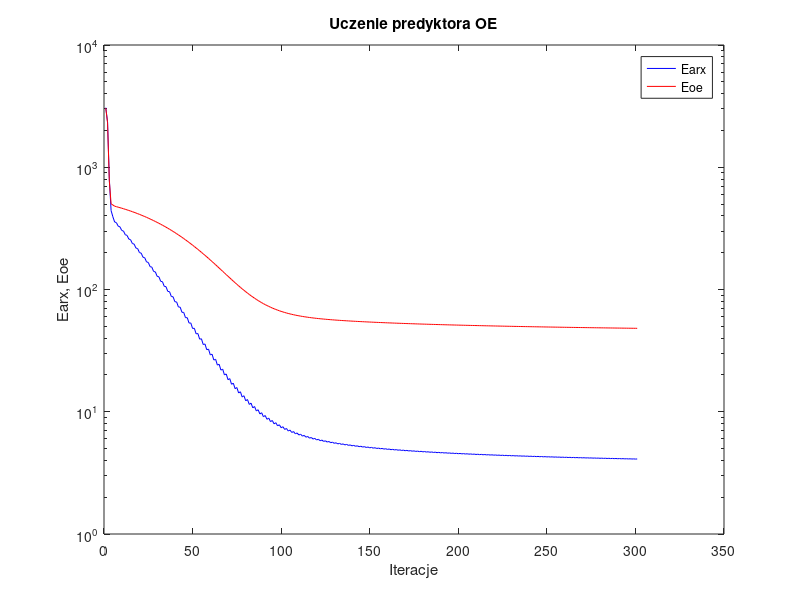
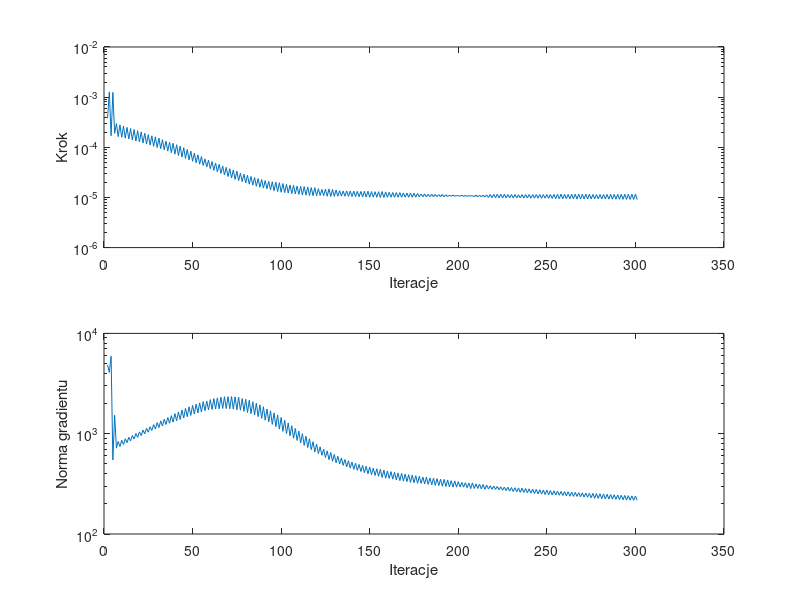

These figures' MATLAB source, in order:
%uczenie predyktora oe
clear all;
n=0; farx(n+1)=3.070771e+003; foe(n+1)=3.048622e+003; wspucz(n+1)=0.000000e+000; ng(n+1)=0.000000e+000;
n=1; farx(n+1)=2.347324e+003; foe(n+1)=2.318848e+003; krok(n+1)=3.794876e-004; ng(n+1)=4.864133e+003;
n=2; farx(n+1)=8.022563e+002; foe(n+1)=7.708538e+002; krok(n+1)=1.273916e-003; ng(n+1)=4.083186e+003;
n=3; farx(n+1)=4.422099e+002; foe(n+1)=5.028807e+002; krok(n+1)=1.701807e-004; ng(n+1)=5.916848e+003;
n=4; farx(n+1)=3.936784e+002; foe(n+1)=4.913956e+002; krok(n+1)=1.244450e-003; ng(n+1)=5.466159e+002;
n=5; farx(n+1)=3.567293e+002; foe(n+1)=4.803319e+002; krok(n+1)=1.897731e-004; ng(n+1)=1.527017e+003;
n=6; farx(n+1)=3.523270e+002; foe(n+1)=4.760263e+002; krok(n+1)=2.975925e-004; ng(n+1)=7.176250e+002;
n=7; farx(n+1)=3.297720e+002; foe(n+1)=4.714981e+002; krok(n+1)=1.635393e-004; ng(n+1)=8.368845e+002;
n=8; farx(n+1)=3.254300e+002; foe(n+1)=4.670479e+002; krok(n+1)=2.802141e-004; ng(n+1)=7.447444e+002;
n=9; farx(n+1)=3.043454e+002; foe(n+1)=4.623747e+002; krok(n+1)=1.581535e-004; ng(n+1)=8.592682e+002;
n=10; farx(n+1)=3.005342e+002; foe(n+1)=4.577875e+002; krok(n+1)=2.630324e-004; ng(n+1)=7.807841e+002;
n=11; farx(n+1)=2.807085e+002; foe(n+1)=4.529540e+002; krok(n+1)=1.522476e-004; ng(n+1)=8.893016e+002;
n=12; farx(n+1)=2.772468e+002; foe(n+1)=4.481954e+002; krok(n+1)=2.490925e-004; ng(n+1)=8.144737e+002;
n=13; farx(n+1)=2.586065e+002; foe(n+1)=4.431944e+002; krok(n+1)=1.462327e-004; ng(n+1)=9.215430e+002;
n=14; farx(n+1)=2.554737e+002; foe(n+1)=4.382626e+002; krok(n+1)=2.370496e-004; ng(n+1)=8.490099e+002;
n=15; farx(n+1)=2.379271e+002; foe(n+1)=4.330754e+002; krok(n+1)=1.398154e-004; ng(n+1)=9.611447e+002;
n=16; farx(n+1)=2.350976e+002; foe(n+1)=4.279700e+002; krok(n+1)=2.263251e-004; ng(n+1)=8.840276e+002;
n=17; farx(n+1)=2.185905e+002; foe(n+1)=4.225874e+002; krok(n+1)=1.330707e-004; ng(n+1)=1.006069e+003;
n=18; farx(n+1)=2.160163e+002; foe(n+1)=4.173039e+002; krok(n+1)=2.141893e-004; ng(n+1)=9.184948e+002;
n=19; farx(n+1)=2.005441e+002; foe(n+1)=4.117807e+002; krok(n+1)=1.275185e-004; ng(n+1)=1.041903e+003;
n=20; farx(n+1)=1.982867e+002; foe(n+1)=4.063517e+002; krok(n+1)=2.023685e-004; ng(n+1)=9.567335e+002;
n=21; farx(n+1)=1.837565e+002; foe(n+1)=4.006819e+002; krok(n+1)=1.218919e-004; ng(n+1)=1.086050e+003;
n=22; farx(n+1)=1.818190e+002; foe(n+1)=3.951291e+002; krok(n+1)=1.906226e-004; ng(n+1)=9.968330e+002;
n=23; farx(n+1)=1.682124e+002; foe(n+1)=3.893281e+002; krok(n+1)=1.161197e-004; ng(n+1)=1.133141e+003;
n=24; farx(n+1)=1.665179e+002; foe(n+1)=3.836494e+002; krok(n+1)=1.784716e-004; ng(n+1)=1.035380e+003;
n=25; farx(n+1)=1.538247e+002; foe(n+1)=3.777733e+002; krok(n+1)=1.112345e-004; ng(n+1)=1.171987e+003;
n=26; farx(n+1)=1.524037e+002; foe(n+1)=3.719983e+002; krok(n+1)=1.697983e-004; ng(n+1)=1.076901e+003;
n=27; farx(n+1)=1.405063e+002; foe(n+1)=3.659736e+002; krok(n+1)=1.046783e-004; ng(n+1)=1.232309e+003;
n=28; farx(n+1)=1.392470e+002; foe(n+1)=3.600803e+002; krok(n+1)=1.614953e-004; ng(n+1)=1.113365e+003;
n=29; farx(n+1)=1.281416e+002; foe(n+1)=3.539550e+002; krok(n+1)=9.881576e-005; ng(n+1)=1.288508e+003;
n=30; farx(n+1)=1.270473e+002; foe(n+1)=3.479654e+002; krok(n+1)=1.525061e-004; ng(n+1)=1.150793e+003;
n=31; farx(n+1)=1.166831e+002; foe(n+1)=3.417763e+002; krok(n+1)=9.371042e-005; ng(n+1)=1.341841e+003;
n=32; farx(n+1)=1.158008e+002; foe(n+1)=3.357388e+002; krok(n+1)=1.422016e-004; ng(n+1)=1.192787e+003;
n=33; farx(n+1)=1.061519e+002; foe(n+1)=3.295234e+002; krok(n+1)=8.904993e-005; ng(n+1)=1.392935e+003;
n=34; farx(n+1)=1.054763e+002; foe(n+1)=3.234606e+002; krok(n+1)=1.326035e-004; ng(n+1)=1.235902e+003;
n=35; farx(n+1)=9.652907e+001; foe(n+1)=3.172216e+002; krok(n+1)=8.388029e-005; ng(n+1)=1.447331e+003;
n=36; farx(n+1)=9.597640e+001; foe(n+1)=3.111043e+002; krok(n+1)=1.258386e-004; ng(n+1)=1.271977e+003;
n=37; farx(n+1)=8.767117e+001; foe(n+1)=3.048151e+002; krok(n+1)=7.818173e-005; ng(n+1)=1.513055e+003;
n=38; farx(n+1)=8.719996e+001; foe(n+1)=2.986321e+002; krok(n+1)=1.201924e-004; ng(n+1)=1.305985e+003;
n=39; farx(n+1)=7.946668e+001; foe(n+1)=2.922927e+002; krok(n+1)=7.286215e-005; ng(n+1)=1.587240e+003;
n=40; farx(n+1)=7.910416e+001; foe(n+1)=2.860901e+002; krok(n+1)=1.123699e-004; ng(n+1)=1.344778e+003;
n=41; farx(n+1)=7.195794e+001; foe(n+1)=2.797792e+002; krok(n+1)=6.836820e-005; ng(n+1)=1.649058e+003;
n=42; farx(n+1)=7.171502e+001; foe(n+1)=2.735822e+002; krok(n+1)=1.055848e-004; ng(n+1)=1.385259e+003;
n=43; farx(n+1)=6.507784e+001; foe(n+1)=2.672756e+002; krok(n+1)=6.386523e-005; ng(n+1)=1.721453e+003;
n=44; farx(n+1)=6.495802e+001; foe(n+1)=2.611201e+002; krok(n+1)=9.804597e-005; ng(n+1)=1.431500e+003;
n=45; farx(n+1)=5.881906e+001; foe(n+1)=2.548659e+002; krok(n+1)=5.985115e-005; ng(n+1)=1.789017e+003;
n=46; farx(n+1)=5.881442e+001; foe(n+1)=2.487775e+002; krok(n+1)=9.065052e-005; ng(n+1)=1.478201e+003;
n=47; farx(n+1)=5.315708e+001; foe(n+1)=2.425999e+002; krok(n+1)=5.595815e-005; ng(n+1)=1.854836e+003;
n=48; farx(n+1)=5.323437e+001; foe(n+1)=2.365814e+002; krok(n+1)=8.388029e-005; ng(n+1)=1.521249e+003;
n=49; farx(n+1)=4.801299e+001; foe(n+1)=2.305060e+002; krok(n+1)=5.256405e-005; ng(n+1)=1.917297e+003;
n=50; farx(n+1)=4.819220e+001; foe(n+1)=2.246127e+002; krok(n+1)=7.679143e-005; ng(n+1)=1.568692e+003;
n=51; farx(n+1)=4.339699e+001; foe(n+1)=2.186658e+002; krok(n+1)=4.924301e-005; ng(n+1)=1.974761e+003;
n=52; farx(n+1)=4.363874e+001; foe(n+1)=2.128928e+002; krok(n+1)=7.066590e-005; ng(n+1)=1.609537e+003;
n=53; farx(n+1)=3.923886e+001; foe(n+1)=2.070938e+002; krok(n+1)=4.614756e-005; ng(n+1)=2.029044e+003;
n=54; farx(n+1)=3.954108e+001; foe(n+1)=2.014664e+002; krok(n+1)=6.531497e-005; ng(n+1)=1.648300e+003;
n=55; farx(n+1)=3.547691e+001; foe(n+1)=1.958149e+002; krok(n+1)=4.334515e-005; ng(n+1)=2.088234e+003;
n=56; farx(n+1)=3.584176e+001; foe(n+1)=1.903878e+002; krok(n+1)=5.883434e-005; ng(n+1)=1.695199e+003;
n=57; farx(n+1)=3.215843e+001; foe(n+1)=1.849589e+002; krok(n+1)=4.073759e-005; ng(n+1)=2.116522e+003;
n=58; farx(n+1)=3.254699e+001; foe(n+1)=1.796931e+002; krok(n+1)=5.538211e-005; ng(n+1)=1.723401e+003;
n=59; farx(n+1)=2.917293e+001; foe(n+1)=1.744210e+002; krok(n+1)=3.750283e-005; ng(n+1)=2.184728e+003;
n=60; farx(n+1)=2.956270e+001; foe(n+1)=1.693258e+002; krok(n+1)=5.210339e-005; ng(n+1)=1.741670e+003;
n=61; farx(n+1)=2.648141e+001; foe(n+1)=1.642503e+002; krok(n+1)=3.473178e-005; ng(n+1)=2.241113e+003;
n=62; farx(n+1)=2.687157e+001; foe(n+1)=1.593606e+002; krok(n+1)=4.856864e-005; ng(n+1)=1.759149e+003;
n=63; farx(n+1)=2.408010e+001; foe(n+1)=1.545236e+002; krok(n+1)=3.223481e-005; ng(n+1)=2.277370e+003;
n=64; farx(n+1)=2.446026e+001; foe(n+1)=1.498467e+002; krok(n+1)=4.572173e-005; ng(n+1)=1.768446e+003;
n=65; farx(n+1)=2.191151e+001; foe(n+1)=1.452536e+002; krok(n+1)=3.012115e-005; ng(n+1)=2.313081e+003;
n=66; farx(n+1)=2.230650e+001; foe(n+1)=1.408514e+002; krok(n+1)=4.244958e-005; ng(n+1)=1.784821e+003;
n=67; farx(n+1)=1.999859e+001; foe(n+1)=1.365218e+002; krok(n+1)=2.801666e-005; ng(n+1)=2.335987e+003;
n=68; farx(n+1)=2.037958e+001; foe(n+1)=1.323753e+002; krok(n+1)=3.982214e-005; ng(n+1)=1.781856e+003;
n=69; farx(n+1)=1.829462e+001; foe(n+1)=1.283282e+002; krok(n+1)=2.617217e-005; ng(n+1)=2.343340e+003;
n=70; farx(n+1)=1.866566e+001; foe(n+1)=1.244544e+002; krok(n+1)=3.751011e-005; ng(n+1)=1.772780e+003;
n=71; farx(n+1)=1.678013e+001; foe(n+1)=1.206873e+002; krok(n+1)=2.443486e-005; ng(n+1)=2.347504e+003;
n=72; farx(n+1)=1.713785e+001; foe(n+1)=1.170955e+002; krok(n+1)=3.527374e-005; ng(n+1)=1.756062e+003;
n=73; farx(n+1)=1.544169e+001; foe(n+1)=1.136203e+002; krok(n+1)=2.286087e-005; ng(n+1)=2.334003e+003;
n=74; farx(n+1)=1.578295e+001; foe(n+1)=1.103061e+002; krok(n+1)=3.351433e-005; ng(n+1)=1.728094e+003;
n=75; farx(n+1)=1.423606e+001; foe(n+1)=1.071121e+002; krok(n+1)=2.167257e-005; ng(n+1)=2.318696e+003;
n=76; farx(n+1)=1.457388e+001; foe(n+1)=1.041218e+002; krok(n+1)=3.039896e-005; ng(n+1)=1.715056e+003;
n=77; farx(n+1)=1.320350e+001; foe(n+1)=1.012525e+002; krok(n+1)=2.067984e-005; ng(n+1)=2.242623e+003;
n=78; farx(n+1)=1.352170e+001; foe(n+1)=9.852945e+001; krok(n+1)=2.897758e-005; ng(n+1)=1.672530e+003;
n=79; farx(n+1)=1.229116e+001; foe(n+1)=9.592691e+001; krok(n+1)=1.943349e-005; ng(n+1)=2.203723e+003;
n=80; farx(n+1)=1.258825e+001; foe(n+1)=9.346043e+001; krok(n+1)=2.773752e-005; ng(n+1)=1.625463e+003;
n=81; farx(n+1)=1.147910e+001; foe(n+1)=9.111391e+001; krok(n+1)=1.840773e-005; ng(n+1)=2.155523e+003;
n=82; farx(n+1)=1.175983e+001; foe(n+1)=8.890623e+001; krok(n+1)=2.617217e-005; ng(n+1)=1.583060e+003;
n=83; farx(n+1)=1.076571e+001; foe(n+1)=8.681320e+001; krok(n+1)=1.758806e-005; ng(n+1)=2.084358e+003;
n=84; farx(n+1)=1.103224e+001; foe(n+1)=8.484768e+001; krok(n+1)=2.490114e-005; ng(n+1)=1.535814e+003;
n=85; farx(n+1)=1.014069e+001; foe(n+1)=8.298278e+001; krok(n+1)=1.672925e-005; ng(n+1)=2.016915e+003;
n=86; farx(n+1)=1.038842e+001; foe(n+1)=8.123573e+001; krok(n+1)=2.382783e-005; ng(n+1)=1.479102e+003;
n=87; farx(n+1)=9.589918e+000; foe(n+1)=7.958366e+001; krok(n+1)=1.597838e-005; ng(n+1)=1.940645e+003;
n=88; farx(n+1)=9.818921e+000; foe(n+1)=7.803779e+001; krok(n+1)=2.279861e-005; ng(n+1)=1.421096e+003;
n=89; farx(n+1)=9.103926e+000; foe(n+1)=7.658234e+001; krok(n+1)=1.535224e-005; ng(n+1)=1.856275e+003;
n=90; farx(n+1)=9.315013e+000; foe(n+1)=7.522147e+001; krok(n+1)=2.170937e-005; ng(n+1)=1.363774e+003;
n=91; farx(n+1)=8.674239e+000; foe(n+1)=7.394723e+001; krok(n+1)=1.490654e-005; ng(n+1)=1.761764e+003;
n=92; farx(n+1)=8.875386e+000; foe(n+1)=7.275670e+001; krok(n+1)=2.092147e-005; ng(n+1)=1.310451e+003;
n=93; farx(n+1)=8.302164e+000; foe(n+1)=7.163314e+001; krok(n+1)=1.416371e-005; ng(n+1)=1.688471e+003;
n=94; farx(n+1)=8.483478e+000; foe(n+1)=7.058034e+001; krok(n+1)=2.063495e-005; ng(n+1)=1.237652e+003;
n=95; farx(n+1)=7.967158e+000; foe(n+1)=6.959199e+001; krok(n+1)=1.358646e-005; ng(n+1)=1.613334e+003;
n=96; farx(n+1)=8.134990e+000; foe(n+1)=6.866959e+001; krok(n+1)=2.018691e-005; ng(n+1)=1.174628e+003;
n=97; farx(n+1)=7.669941e+000; foe(n+1)=6.780132e+001; krok(n+1)=1.304922e-005; ng(n+1)=1.537663e+003;
n=98; farx(n+1)=7.822664e+000; foe(n+1)=6.699314e+001; krok(n+1)=1.964039e-005; ng(n+1)=1.110893e+003;
n=99; farx(n+1)=7.404017e+000; foe(n+1)=6.623619e+001; krok(n+1)=1.270754e-005; ng(n+1)=1.450436e+003;
n=100; farx(n+1)=7.545343e+000; foe(n+1)=6.553214e+001; krok(n+1)=1.895924e-005; ng(n+1)=1.054339e+003;
n=101; farx(n+1)=7.167469e+000; foe(n+1)=6.487289e+001; krok(n+1)=1.245057e-005; ng(n+1)=1.363372e+003;
n=102; farx(n+1)=7.299122e+000; foe(n+1)=6.426026e+001; krok(n+1)=1.825798e-005; ng(n+1)=1.002470e+003;
n=103; farx(n+1)=6.957921e+000; foe(n+1)=6.368566e+001; krok(n+1)=1.222055e-005; ng(n+1)=1.278656e+003;
n=104; farx(n+1)=7.080424e+000; foe(n+1)=6.315063e+001; krok(n+1)=1.771309e-005; ng(n+1)=9.517259e+002;
n=105; farx(n+1)=6.771993e+000; foe(n+1)=6.264769e+001; krok(n+1)=1.195078e-005; ng(n+1)=1.201271e+003;
n=106; farx(n+1)=6.884867e+000; foe(n+1)=6.217754e+001; krok(n+1)=1.734391e-005; ng(n+1)=9.005393e+002;
n=107; farx(n+1)=6.603528e+000; foe(n+1)=6.173577e+001; krok(n+1)=1.176389e-005; ng(n+1)=1.129445e+003;
n=108; farx(n+1)=6.709552e+000; foe(n+1)=6.132368e+001; krok(n+1)=1.684728e-005; ng(n+1)=8.570402e+002;
n=109; farx(n+1)=6.454379e+000; foe(n+1)=6.093457e+001; krok(n+1)=1.151293e-005; ng(n+1)=1.060697e+003;
n=110; farx(n+1)=6.552038e+000; foe(n+1)=6.056905e+001; krok(n+1)=1.668452e-005; ng(n+1)=8.088648e+002;
n=111; farx(n+1)=6.318674e+000; foe(n+1)=6.022397e+001; krok(n+1)=1.127096e-005; ng(n+1)=1.000569e+003;
n=112; farx(n+1)=6.409474e+000; foe(n+1)=5.989917e+001; krok(n+1)=1.649003e-005; ng(n+1)=7.652824e+002;
n=113; farx(n+1)=6.194646e+000; foe(n+1)=5.959191e+001; krok(n+1)=1.109569e-005; ng(n+1)=9.440220e+002;
n=114; farx(n+1)=6.280272e+000; foe(n+1)=5.930310e+001; krok(n+1)=1.621284e-005; ng(n+1)=7.275593e+002;
n=115; farx(n+1)=6.081777e+000; foe(n+1)=5.902831e+001; krok(n+1)=1.095376e-005; ng(n+1)=8.907971e+002;
n=116; farx(n+1)=6.161797e+000; foe(n+1)=5.877031e+001; krok(n+1)=1.573332e-005; ng(n+1)=6.930612e+002;
n=117; farx(n+1)=5.980447e+000; foe(n+1)=5.852529e+001; krok(n+1)=1.085468e-005; ng(n+1)=8.317040e+002;
n=118; farx(n+1)=6.055346e+000; foe(n+1)=5.829203e+001; krok(n+1)=1.568168e-005; ng(n+1)=6.568620e+002;
n=119; farx(n+1)=5.884561e+000; foe(n+1)=5.807012e+001; krok(n+1)=1.083629e-005; ng(n+1)=7.887339e+002;
n=120; farx(n+1)=5.956565e+000; foe(n+1)=5.786125e+001; krok(n+1)=1.490654e-005; ng(n+1)=6.339081e+002;
n=121; farx(n+1)=5.798367e+000; foe(n+1)=5.766175e+001; krok(n+1)=1.095376e-005; ng(n+1)=7.395490e+002;
n=122; farx(n+1)=5.867414e+000; foe(n+1)=5.747232e+001; krok(n+1)=1.445172e-005; ng(n+1)=6.096775e+002;
n=123; farx(n+1)=5.721268e+000; foe(n+1)=5.729066e+001; krok(n+1)=1.085468e-005; ng(n+1)=7.004914e+002;
n=124; farx(n+1)=5.786873e+000; foe(n+1)=5.711611e+001; krok(n+1)=1.460917e-005; ng(n+1)=5.795310e+002;
n=125; farx(n+1)=5.649679e+000; foe(n+1)=5.694788e+001; krok(n+1)=1.057446e-005; ng(n+1)=6.747165e+002;
n=126; farx(n+1)=5.711720e+000; foe(n+1)=5.678594e+001; krok(n+1)=1.476011e-005; ng(n+1)=5.510138e+002;
n=127; farx(n+1)=5.581391e+000; foe(n+1)=5.662959e+001; krok(n+1)=1.046074e-005; ng(n+1)=6.506465e+002;
n=128; farx(n+1)=5.640758e+000; foe(n+1)=5.647999e+001; krok(n+1)=1.438760e-005; ng(n+1)=5.308796e+002;
n=129; farx(n+1)=5.518138e+000; foe(n+1)=5.633556e+001; krok(n+1)=1.051121e-005; ng(n+1)=6.217361e+002;
n=130; farx(n+1)=5.575254e+000; foe(n+1)=5.619660e+001; krok(n+1)=1.404624e-005; ng(n+1)=5.128930e+002;
n=131; farx(n+1)=5.458848e+000; foe(n+1)=5.606229e+001; krok(n+1)=1.061240e-005; ng(n+1)=5.956948e+002;
n=132; farx(n+1)=5.514468e+000; foe(n+1)=5.593290e+001; krok(n+1)=1.361415e-005; ng(n+1)=4.991431e+002;
n=133; farx(n+1)=5.404473e+000; foe(n+1)=5.580738e+001; krok(n+1)=1.066004e-005; ng(n+1)=5.712776e+002;
n=134; farx(n+1)=5.458413e+000; foe(n+1)=5.568574e+001; krok(n+1)=1.346311e-005; ng(n+1)=4.837867e+002;
n=135; farx(n+1)=5.354056e+000; foe(n+1)=5.556737e+001; krok(n+1)=1.057446e-005; ng(n+1)=5.521539e+002;
n=136; farx(n+1)=5.406220e+000; foe(n+1)=5.545219e+001; krok(n+1)=1.350026e-005; ng(n+1)=4.677077e+002;
n=137; farx(n+1)=5.306335e+000; foe(n+1)=5.533981e+001; krok(n+1)=1.046329e-005; ng(n+1)=5.370691e+002;
n=138; farx(n+1)=5.356822e+000; foe(n+1)=5.523048e+001; krok(n+1)=1.342816e-005; ng(n+1)=4.539526e+002;
n=139; farx(n+1)=5.261472e+000; foe(n+1)=5.512368e+001; krok(n+1)=1.039083e-005; ng(n+1)=5.215087e+002;
n=140; farx(n+1)=5.310316e+000; foe(n+1)=5.501948e+001; krok(n+1)=1.338683e-005; ng(n+1)=4.407261e+002;
n=141; farx(n+1)=5.218516e+000; foe(n+1)=5.491763e+001; krok(n+1)=1.038706e-005; ng(n+1)=5.072892e+002;
n=142; farx(n+1)=5.266403e+000; foe(n+1)=5.481840e+001; krok(n+1)=1.321254e-005; ng(n+1)=4.311771e+002;
n=143; farx(n+1)=5.178422e+000; foe(n+1)=5.472107e+001; krok(n+1)=1.034570e-005; ng(n+1)=4.940578e+002;
n=144; farx(n+1)=5.225039e+000; foe(n+1)=5.462599e+001; krok(n+1)=1.317649e-005; ng(n+1)=4.201575e+002;
n=145; farx(n+1)=5.140744e+000; foe(n+1)=5.453261e+001; krok(n+1)=1.023989e-005; ng(n+1)=4.826965e+002;
n=146; farx(n+1)=5.186020e+000; foe(n+1)=5.444108e+001; krok(n+1)=1.328171e-005; ng(n+1)=4.081884e+002;
n=147; farx(n+1)=5.104564e+000; foe(n+1)=5.435108e+001; krok(n+1)=1.013760e-005; ng(n+1)=4.735227e+002;
n=148; farx(n+1)=5.148767e+000; foe(n+1)=5.426297e+001; krok(n+1)=1.328171e-005; ng(n+1)=3.984391e+002;
n=149; farx(n+1)=5.069907e+000; foe(n+1)=5.417619e+001; krok(n+1)=1.009346e-005; ng(n+1)=4.642815e+002;
n=150; farx(n+1)=5.112832e+000; foe(n+1)=5.409135e+001; krok(n+1)=1.308609e-005; ng(n+1)=3.904388e+002;
n=151; farx(n+1)=5.036888e+000; foe(n+1)=5.400797e+001; krok(n+1)=1.015216e-005; ng(n+1)=4.533560e+002;
n=152; farx(n+1)=5.079222e+000; foe(n+1)=5.392620e+001; krok(n+1)=1.302585e-005; ng(n+1)=3.834974e+002;
n=153; farx(n+1)=5.005599e+000; foe(n+1)=5.384550e+001; krok(n+1)=1.009346e-005; ng(n+1)=4.468140e+002;
n=154; farx(n+1)=5.047168e+000; foe(n+1)=5.376645e+001; krok(n+1)=1.302585e-005; ng(n+1)=3.759449e+002;
n=155; farx(n+1)=4.976201e+000; foe(n+1)=5.368821e+001; krok(n+1)=9.955536e-006; ng(n+1)=4.409185e+002;
n=156; farx(n+1)=5.016206e+000; foe(n+1)=5.361131e+001; krok(n+1)=1.308609e-005; ng(n+1)=3.659791e+002;
n=157; farx(n+1)=4.947390e+000; foe(n+1)=5.353557e+001; krok(n+1)=9.955536e-006; ng(n+1)=4.336838e+002;
n=158; farx(n+1)=4.986354e+000; foe(n+1)=5.346113e+001; krok(n+1)=1.290553e-005; ng(n+1)=3.599682e+002;
n=159; farx(n+1)=4.919304e+000; foe(n+1)=5.338794e+001; krok(n+1)=1.009346e-005; ng(n+1)=4.250685e+002;
n=160; farx(n+1)=4.958106e+000; foe(n+1)=5.331612e+001; krok(n+1)=1.265721e-005; ng(n+1)=3.575610e+002;
n=161; farx(n+1)=4.893079e+000; foe(n+1)=5.324513e+001; krok(n+1)=1.009346e-005; ng(n+1)=4.186558e+002;
n=162; farx(n+1)=4.930964e+000; foe(n+1)=5.317539e+001; krok(n+1)=1.255575e-005; ng(n+1)=3.518964e+002;
n=163; farx(n+1)=4.867938e+000; foe(n+1)=5.310650e+001; krok(n+1)=1.010255e-005; ng(n+1)=4.121006e+002;
n=164; farx(n+1)=4.904977e+000; foe(n+1)=5.303872e+001; krok(n+1)=1.248325e-005; ng(n+1)=3.463950e+002;
n=165; farx(n+1)=4.843868e+000; foe(n+1)=5.297177e+001; krok(n+1)=1.008355e-005; ng(n+1)=4.062970e+002;
n=166; farx(n+1)=4.880125e+000; foe(n+1)=5.290578e+001; krok(n+1)=1.248325e-005; ng(n+1)=3.405810e+002;
n=167; farx(n+1)=4.820353e+000; foe(n+1)=5.284058e+001; krok(n+1)=1.009346e-005; ng(n+1)=4.017884e+002;
n=168; farx(n+1)=4.855900e+000; foe(n+1)=5.277647e+001; krok(n+1)=1.229246e-005; ng(n+1)=3.371272e+002;
n=169; farx(n+1)=4.797868e+000; foe(n+1)=5.271313e+001; krok(n+1)=1.015216e-005; ng(n+1)=3.950762e+002;
n=170; farx(n+1)=4.832825e+000; foe(n+1)=5.265074e+001; krok(n+1)=1.221656e-005; ng(n+1)=3.331050e+002;
n=171; farx(n+1)=4.776482e+000; foe(n+1)=5.258902e+001; krok(n+1)=1.010485e-005; ng(n+1)=3.904984e+002;
n=172; farx(n+1)=4.810684e+000; foe(n+1)=5.252813e+001; krok(n+1)=1.226836e-005; ng(n+1)=3.273681e+002;
n=173; farx(n+1)=4.755453e+000; foe(n+1)=5.246788e+001; krok(n+1)=1.009346e-005; ng(n+1)=3.871542e+002;
n=174; farx(n+1)=4.788939e+000; foe(n+1)=5.240859e+001; krok(n+1)=1.209645e-005; ng(n+1)=3.241839e+002;
n=175; farx(n+1)=4.735303e+000; foe(n+1)=5.234996e+001; krok(n+1)=1.014423e-005; ng(n+1)=3.813056e+002;
n=176; farx(n+1)=4.767977e+000; foe(n+1)=5.229213e+001; krok(n+1)=1.197415e-005; ng(n+1)=3.202750e+002;
n=177; farx(n+1)=4.715338e+000; foe(n+1)=5.223502e+001; krok(n+1)=1.029142e-005; ng(n+1)=3.758162e+002;
n=178; farx(n+1)=4.747643e+000; foe(n+1)=5.217877e+001; krok(n+1)=1.168144e-005; ng(n+1)=3.199368e+002;
n=179; farx(n+1)=4.696702e+000; foe(n+1)=5.212314e+001; krok(n+1)=1.033992e-005; ng(n+1)=3.696115e+002;
n=180; farx(n+1)=4.728530e+000; foe(n+1)=5.206818e+001; krok(n+1)=1.176389e-005; ng(n+1)=3.153159e+002;
n=181; farx(n+1)=4.678367e+000; foe(n+1)=5.201373e+001; krok(n+1)=1.029142e-005; ng(n+1)=3.684182e+002;
n=182; farx(n+1)=4.709375e+000; foe(n+1)=5.196009e+001; krok(n+1)=1.155324e-005; ng(n+1)=3.126349e+002;
n=183; farx(n+1)=4.660746e+000; foe(n+1)=5.190703e+001; krok(n+1)=1.039083e-005; ng(n+1)=3.619733e+002;
n=184; farx(n+1)=4.691358e+000; foe(n+1)=5.185462e+001; krok(n+1)=1.157184e-005; ng(n+1)=3.092377e+002;
n=185; farx(n+1)=4.643624e+000; foe(n+1)=5.180270e+001; krok(n+1)=1.034200e-005; ng(n+1)=3.601846e+002;
n=186; farx(n+1)=4.673628e+000; foe(n+1)=5.175147e+001; krok(n+1)=1.149974e-005; ng(n+1)=3.060852e+002;
n=187; farx(n+1)=4.626903e+000; foe(n+1)=5.170074e+001; krok(n+1)=1.038706e-005; ng(n+1)=3.564553e+002;
n=188; farx(n+1)=4.656329e+000; foe(n+1)=5.165068e+001; krok(n+1)=1.136531e-005; ng(n+1)=3.038368e+002;
n=189; farx(n+1)=4.610972e+000; foe(n+1)=5.160110e+001; krok(n+1)=1.039083e-005; ng(n+1)=3.518734e+002;
n=190; farx(n+1)=4.639807e+000; foe(n+1)=5.155209e+001; krok(n+1)=1.142512e-005; ng(n+1)=2.993309e+002;
n=191; farx(n+1)=4.595137e+000; foe(n+1)=5.150355e+001; krok(n+1)=1.038706e-005; ng(n+1)=3.503773e+002;
n=192; farx(n+1)=4.623438e+000; foe(n+1)=5.145564e+001; krok(n+1)=1.127096e-005; ng(n+1)=2.975872e+002;
n=193; farx(n+1)=4.579910e+000; foe(n+1)=5.140819e+001; krok(n+1)=1.044207e-005; ng(n+1)=3.456305e+002;
n=194; farx(n+1)=4.607494e+000; foe(n+1)=5.136130e+001; krok(n+1)=1.115447e-005; ng(n+1)=2.946244e+002;
n=195; farx(n+1)=4.564935e+000; foe(n+1)=5.131488e+001; krok(n+1)=1.055114e-005; ng(n+1)=3.406492e+002;
n=196; farx(n+1)=4.592257e+000; foe(n+1)=5.126900e+001; krok(n+1)=1.109774e-005; ng(n+1)=2.930598e+002;
n=197; farx(n+1)=4.550187e+000; foe(n+1)=5.122354e+001; krok(n+1)=1.061240e-005; ng(n+1)=3.386979e+002;
n=198; farx(n+1)=4.577061e+000; foe(n+1)=5.117864e+001; krok(n+1)=1.085468e-005; ng(n+1)=2.930847e+002;
n=199; farx(n+1)=4.535724e+000; foe(n+1)=5.113415e+001; krok(n+1)=1.083629e-005; ng(n+1)=3.328271e+002;
n=200; farx(n+1)=4.562212e+000; foe(n+1)=5.109016e+001; krok(n+1)=1.057446e-005; ng(n+1)=2.941556e+002;
n=201; farx(n+1)=4.521839e+000; foe(n+1)=5.104654e+001; krok(n+1)=1.103022e-005; ng(n+1)=3.268740e+002;
n=202; farx(n+1)=4.548125e+000; foe(n+1)=5.100341e+001; krok(n+1)=1.051121e-005; ng(n+1)=2.933242e+002;
n=203; farx(n+1)=4.508680e+000; foe(n+1)=5.096067e+001; krok(n+1)=1.095389e-005; ng(n+1)=3.247204e+002;
n=204; farx(n+1)=4.534332e+000; foe(n+1)=5.091842e+001; krok(n+1)=1.052798e-005; ng(n+1)=2.890947e+002;
n=205; farx(n+1)=4.495999e+000; foe(n+1)=5.087653e+001; krok(n+1)=1.085468e-005; ng(n+1)=3.222789e+002;
n=206; farx(n+1)=4.521178e+000; foe(n+1)=5.083512e+001; krok(n+1)=1.071362e-005; ng(n+1)=2.834914e+002;
n=207; farx(n+1)=4.482924e+000; foe(n+1)=5.079406e+001; krok(n+1)=1.083629e-005; ng(n+1)=3.233329e+002;
n=208; farx(n+1)=4.507576e+000; foe(n+1)=5.075344e+001; krok(n+1)=1.039083e-005; ng(n+1)=2.844317e+002;
n=209; farx(n+1)=4.470210e+000; foe(n+1)=5.071312e+001; krok(n+1)=1.113124e-005; ng(n+1)=3.157629e+002;
n=210; farx(n+1)=4.494762e+000; foe(n+1)=5.067323e+001; krok(n+1)=1.029142e-005; ng(n+1)=2.847932e+002;
n=211; farx(n+1)=4.458156e+000; foe(n+1)=5.063369e+001; krok(n+1)=1.109569e-005; ng(n+1)=3.137914e+002;
n=212; farx(n+1)=4.482239e+000; foe(n+1)=5.059456e+001; krok(n+1)=1.029142e-005; ng(n+1)=2.816899e+002;
n=213; farx(n+1)=4.446385e+000; foe(n+1)=5.055577e+001; krok(n+1)=1.106017e-005; ng(n+1)=3.117833e+002;
n=214; farx(n+1)=4.469872e+000; foe(n+1)=5.051739e+001; krok(n+1)=1.023989e-005; ng(n+1)=2.785539e+002;
n=215; farx(n+1)=4.434335e+000; foe(n+1)=5.047930e+001; krok(n+1)=1.126542e-005; ng(n+1)=3.083202e+002;
n=216; farx(n+1)=4.457600e+000; foe(n+1)=5.044153e+001; krok(n+1)=9.975945e-006; ng(n+1)=2.806516e+002;
n=217; farx(n+1)=4.422876e+000; foe(n+1)=5.040403e+001; krok(n+1)=1.144248e-005; ng(n+1)=3.030581e+002;
n=218; farx(n+1)=4.445760e+000; foe(n+1)=5.036692e+001; krok(n+1)=9.888364e-006; ng(n+1)=2.793136e+002;
n=219; farx(n+1)=4.411624e+000; foe(n+1)=5.033007e+001; krok(n+1)=1.153689e-005; ng(n+1)=2.999640e+002;
n=220; farx(n+1)=4.434227e+000; foe(n+1)=5.029359e+001; krok(n+1)=9.820196e-006; ng(n+1)=2.783336e+002;
n=221; farx(n+1)=4.400724e+000; foe(n+1)=5.025738e+001; krok(n+1)=1.155377e-005; ng(n+1)=2.976420e+002;
n=222; farx(n+1)=4.422910e+000; foe(n+1)=5.022155e+001; krok(n+1)=9.772716e-006; ng(n+1)=2.761668e+002;
n=223; farx(n+1)=4.390141e+000; foe(n+1)=5.018597e+001; krok(n+1)=1.155324e-005; ng(n+1)=2.950378e+002;
n=224; farx(n+1)=4.411885e+000; foe(n+1)=5.015079e+001; krok(n+1)=9.772716e-006; ng(n+1)=2.731031e+002;
n=225; farx(n+1)=4.379693e+000; foe(n+1)=5.011584e+001; krok(n+1)=1.155324e-005; ng(n+1)=2.931031e+002;
n=226; farx(n+1)=4.401224e+000; foe(n+1)=5.008128e+001; krok(n+1)=9.809075e-006; ng(n+1)=2.709787e+002;
n=227; farx(n+1)=4.369591e+000; foe(n+1)=5.004700e+001; krok(n+1)=1.142512e-005; ng(n+1)=2.928126e+002;
n=228; farx(n+1)=4.390631e+000; foe(n+1)=5.001307e+001; krok(n+1)=9.806150e-006; ng(n+1)=2.676124e+002;
n=229; farx(n+1)=4.359610e+000; foe(n+1)=4.997937e+001; krok(n+1)=1.143043e-005; ng(n+1)=2.905392e+002;
n=230; farx(n+1)=4.380340e+000; foe(n+1)=4.994604e+001; krok(n+1)=9.820196e-006; ng(n+1)=2.651806e+002;
n=231; farx(n+1)=4.349749e+000; foe(n+1)=4.991294e+001; krok(n+1)=1.141354e-005; ng(n+1)=2.893787e+002;
n=232; farx(n+1)=4.370251e+000; foe(n+1)=4.988015e+001; krok(n+1)=9.809075e-006; ng(n+1)=2.636685e+002;
n=233; farx(n+1)=4.340254e+000; foe(n+1)=4.984763e+001; krok(n+1)=1.133131e-005; ng(n+1)=2.881988e+002;
n=234; farx(n+1)=4.360284e+000; foe(n+1)=4.981542e+001; krok(n+1)=9.808732e-006; ng(n+1)=2.603464e+002;
n=235; farx(n+1)=4.330734e+000; foe(n+1)=4.978343e+001; krok(n+1)=1.138585e-005; ng(n+1)=2.859841e+002;
n=236; farx(n+1)=4.350546e+000; foe(n+1)=4.975173e+001; krok(n+1)=9.766516e-006; ng(n+1)=2.593202e+002;
n=237; farx(n+1)=4.321463e+000; foe(n+1)=4.972027e+001; krok(n+1)=1.138585e-005; ng(n+1)=2.843237e+002;
n=238; farx(n+1)=4.340944e+000; foe(n+1)=4.968908e+001; krok(n+1)=9.722265e-006; ng(n+1)=2.575628e+002;
n=239; farx(n+1)=4.312371e+000; foe(n+1)=4.965811e+001; krok(n+1)=1.141354e-005; ng(n+1)=2.820798e+002;
n=240; farx(n+1)=4.331501e+000; foe(n+1)=4.962742e+001; krok(n+1)=9.671965e-006; ng(n+1)=2.557216e+002;
n=241; farx(n+1)=4.303500e+000; foe(n+1)=4.959692e+001; krok(n+1)=1.143043e-005; ng(n+1)=2.796205e+002;
n=242; farx(n+1)=4.322298e+000; foe(n+1)=4.956673e+001; krok(n+1)=9.671965e-006; ng(n+1)=2.532674e+002;
n=243; farx(n+1)=4.294728e+000; foe(n+1)=4.953672e+001; krok(n+1)=1.143043e-005; ng(n+1)=2.780348e+002;
n=244; farx(n+1)=4.313273e+000; foe(n+1)=4.950700e+001; krok(n+1)=9.657027e-006; ng(n+1)=2.515776e+002;
n=245; farx(n+1)=4.286072e+000; foe(n+1)=4.947747e+001; krok(n+1)=1.144248e-005; ng(n+1)=2.765994e+002;
n=246; farx(n+1)=4.304358e+000; foe(n+1)=4.944820e+001; krok(n+1)=9.602384e-006; ng(n+1)=2.504017e+002;
n=247; farx(n+1)=4.277703e+000; foe(n+1)=4.941910e+001; krok(n+1)=1.143043e-005; ng(n+1)=2.745042e+002;
n=248; farx(n+1)=4.295709e+000; foe(n+1)=4.939031e+001; krok(n+1)=9.645404e-006; ng(n+1)=2.476656e+002;
n=249; farx(n+1)=4.269398e+000; foe(n+1)=4.936170e+001; krok(n+1)=1.138437e-005; ng(n+1)=2.738047e+002;
n=250; farx(n+1)=4.287107e+000; foe(n+1)=4.933333e+001; krok(n+1)=9.602384e-006; ng(n+1)=2.460210e+002;
n=251; farx(n+1)=4.261180e+000; foe(n+1)=4.930514e+001; krok(n+1)=1.144248e-005; ng(n+1)=2.716789e+002;
n=252; farx(n+1)=4.278680e+000; foe(n+1)=4.927718e+001; krok(n+1)=9.558286e-006; ng(n+1)=2.450858e+002;
n=253; farx(n+1)=4.253091e+000; foe(n+1)=4.924939e+001; krok(n+1)=1.148266e-005; ng(n+1)=2.699781e+002;
n=254; farx(n+1)=4.270331e+000; foe(n+1)=4.922182e+001; krok(n+1)=9.479621e-006; ng(n+1)=2.443090e+002;
n=255; farx(n+1)=4.245127e+000; foe(n+1)=4.919440e+001; krok(n+1)=1.157184e-005; ng(n+1)=2.674784e+002;
n=256; farx(n+1)=4.262131e+000; foe(n+1)=4.916721e+001; krok(n+1)=9.410994e-006; ng(n+1)=2.435625e+002;
n=257; farx(n+1)=4.237355e+000; foe(n+1)=4.914015e+001; krok(n+1)=1.161523e-005; ng(n+1)=2.652510e+002;
n=258; farx(n+1)=4.254192e+000; foe(n+1)=4.911335e+001; krok(n+1)=9.433029e-006; ng(n+1)=2.420500e+002;
n=259; farx(n+1)=4.229757e+000; foe(n+1)=4.908674e+001; krok(n+1)=1.153689e-005; ng(n+1)=2.647696e+002;
n=260; farx(n+1)=4.246330e+000; foe(n+1)=4.906034e+001; krok(n+1)=9.433029e-006; ng(n+1)=2.401179e+002;
n=261; farx(n+1)=4.222308e+000; foe(n+1)=4.903411e+001; krok(n+1)=1.149974e-005; ng(n+1)=2.634260e+002;
n=262; farx(n+1)=4.238589e+000; foe(n+1)=4.900810e+001; krok(n+1)=9.434846e-006; ng(n+1)=2.379444e+002;
n=263; farx(n+1)=4.214853e+000; foe(n+1)=4.898224e+001; krok(n+1)=1.153689e-005; ng(n+1)=2.619489e+002;
n=264; farx(n+1)=4.230939e+000; foe(n+1)=4.895657e+001; krok(n+1)=9.375707e-006; ng(n+1)=2.373080e+002;
n=265; farx(n+1)=4.207484e+000; foe(n+1)=4.893105e+001; krok(n+1)=1.161317e-005; ng(n+1)=2.600595e+002;
n=266; farx(n+1)=4.223385e+000; foe(n+1)=4.890569e+001; krok(n+1)=9.299765e-006; ng(n+1)=2.369669e+002;
n=267; farx(n+1)=4.200338e+000; foe(n+1)=4.888048e+001; krok(n+1)=1.164400e-005; ng(n+1)=2.579557e+002;
n=268; farx(n+1)=4.216010e+000; foe(n+1)=4.885548e+001; krok(n+1)=9.299765e-006; ng(n+1)=2.352402e+002;
n=269; farx(n+1)=4.193313e+000; foe(n+1)=4.883062e+001; krok(n+1)=1.161523e-005; ng(n+1)=2.567658e+002;
n=270; farx(n+1)=4.208768e+000; foe(n+1)=4.880597e+001; krok(n+1)=9.309975e-006; ng(n+1)=2.334520e+002;
n=271; farx(n+1)=4.186328e+000; foe(n+1)=4.878146e+001; krok(n+1)=1.161317e-005; ng(n+1)=2.557789e+002;
n=272; farx(n+1)=4.201598e+000; foe(n+1)=4.875713e+001; krok(n+1)=9.272806e-006; ng(n+1)=2.325493e+002;
n=273; farx(n+1)=4.179617e+000; foe(n+1)=4.873293e+001; krok(n+1)=1.155324e-005; ng(n+1)=2.542488e+002;
n=274; farx(n+1)=4.194638e+000; foe(n+1)=4.870897e+001; krok(n+1)=9.351708e-006; ng(n+1)=2.295749e+002;
n=275; farx(n+1)=4.172981e+000; foe(n+1)=4.868515e+001; krok(n+1)=1.143043e-005; ng(n+1)=2.540821e+002;
n=276; farx(n+1)=4.187747e+000; foe(n+1)=4.866154e+001; krok(n+1)=9.388408e-006; ng(n+1)=2.271168e+002;
n=277; farx(n+1)=4.166323e+000; foe(n+1)=4.863805e+001; krok(n+1)=1.142338e-005; ng(n+1)=2.532182e+002;
n=278; farx(n+1)=4.180930e+000; foe(n+1)=4.861473e+001; krok(n+1)=9.359580e-006; ng(n+1)=2.262635e+002;
n=279; farx(n+1)=4.159795e+000; foe(n+1)=4.859153e+001; krok(n+1)=1.142338e-005; ng(n+1)=2.519355e+002;
n=280; farx(n+1)=4.174206e+000; foe(n+1)=4.856850e+001; krok(n+1)=9.340678e-006; ng(n+1)=2.249785e+002;
n=281; farx(n+1)=4.153337e+000; foe(n+1)=4.854560e+001; krok(n+1)=1.144248e-005; ng(n+1)=2.505804e+002;
n=282; farx(n+1)=4.167574e+000; foe(n+1)=4.852285e+001; krok(n+1)=9.309975e-006; ng(n+1)=2.240064e+002;
n=283; farx(n+1)=4.146940e+000; foe(n+1)=4.850021e+001; krok(n+1)=1.148266e-005; ng(n+1)=2.491709e+002;
n=284; farx(n+1)=4.161010e+000; foe(n+1)=4.847772e+001; krok(n+1)=9.254712e-006; ng(n+1)=2.234059e+002;
n=285; farx(n+1)=4.140641e+000; foe(n+1)=4.845534e+001; krok(n+1)=1.153689e-005; ng(n+1)=2.474452e+002;
n=286; farx(n+1)=4.154550e+000; foe(n+1)=4.843311e+001; krok(n+1)=9.215371e-006; ng(n+1)=2.226905e+002;
n=287; farx(n+1)=4.134462e+000; foe(n+1)=4.841099e+001; krok(n+1)=1.155377e-005; ng(n+1)=2.459779e+002;
n=288; farx(n+1)=4.148199e+000; foe(n+1)=4.838902e+001; krok(n+1)=9.203865e-006; ng(n+1)=2.214905e+002;
n=289; farx(n+1)=4.128362e+000; foe(n+1)=4.836716e+001; krok(n+1)=1.155377e-005; ng(n+1)=2.448428e+002;
n=290; farx(n+1)=4.141935e+000; foe(n+1)=4.834546e+001; krok(n+1)=9.188990e-006; ng(n+1)=2.203964e+002;
n=291; farx(n+1)=4.122346e+000; foe(n+1)=4.832386e+001; krok(n+1)=1.155377e-005; ng(n+1)=2.437049e+002;
n=292; farx(n+1)=4.135753e+000; foe(n+1)=4.830241e+001; krok(n+1)=9.173490e-006; ng(n+1)=2.192808e+002;
n=293; farx(n+1)=4.116415e+000; foe(n+1)=4.828106e+001; krok(n+1)=1.155377e-005; ng(n+1)=2.425439e+002;
n=294; farx(n+1)=4.129653e+000; foe(n+1)=4.825985e+001; krok(n+1)=9.158722e-006; ng(n+1)=2.181150e+002;
n=295; farx(n+1)=4.110537e+000; foe(n+1)=4.823875e+001; krok(n+1)=1.157184e-005; ng(n+1)=2.413694e+002;
n=296; farx(n+1)=4.123626e+000; foe(n+1)=4.821778e+001; krok(n+1)=9.128990e-006; ng(n+1)=2.173200e+002;
n=297; farx(n+1)=4.104709e+000; foe(n+1)=4.819690e+001; krok(n+1)=1.161317e-005; ng(n+1)=2.400952e+002;
n=298; farx(n+1)=4.117671e+000; foe(n+1)=4.817614e+001; krok(n+1)=9.089066e-006; ng(n+1)=2.168734e+002;
n=299; farx(n+1)=4.098956e+000; foe(n+1)=4.815549e+001; krok(n+1)=1.165470e-005; ng(n+1)=2.388089e+002;
n=300; farx(n+1)=4.111776e+000; foe(n+1)=4.813494e+001; krok(n+1)=9.041389e-006; ng(n+1)=2.164350e+002;

figure; semilogy(farx,'b'); hold on; semilogy(foe,'r'); xlabel('Iteracje'); ylabel('Earx, Eoe'); legend('Earx','Eoe'); title('Uczenie predyktora OE');
figure; subplot(2,1,1); semilogy(krok); xlabel('Iteracje'); ylabel('Krok');
subplot(2,1,2); semilogy(ng); xlabel('Iteracje'); ylabel('Norma gradientu');
Earx=farx(n+1)
Eoe=foe(n+1)
